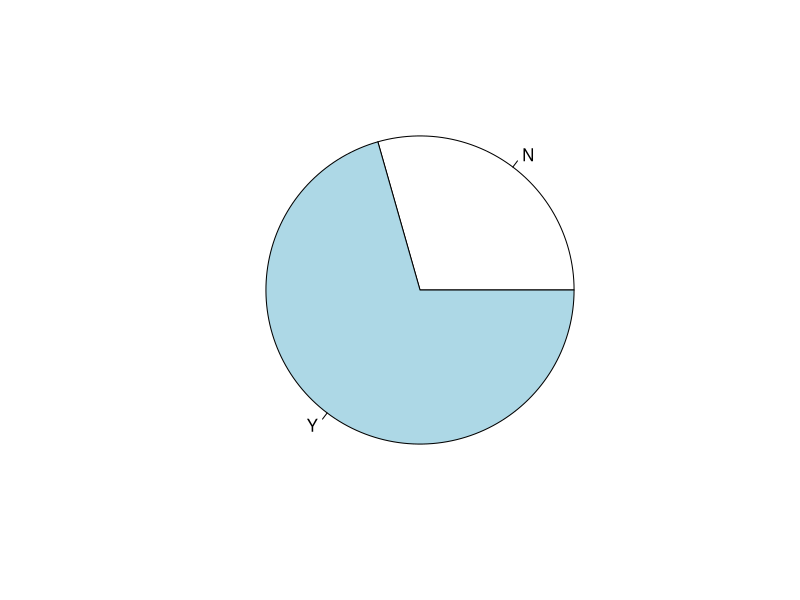

Write the R code that produced this figure.
########################################################################
#          Author: Vaishali Lambe NUID:001286444                       #
########################################################################

#see current working directory
getwd()
#set the working directory
setwd("C:/Users/Admin/Documents/DataScience/R-tutorial")

#save output to console file
sink("output.txt")

#load data from Classdata.csv to R
ClassData<-read.csv("ClassData.csv", header = TRUE)
#display data
ClassData

#########################################################################
#                1. Min, Max, Median, Avg for GPA                       #
#########################################################################

#First way
meanGPA<-mean(ClassData$GPA)
meanGPA  #display
minGPA<-min(ClassData$GPA)
minGPA   #display
maxGPA<-max(ClassData$GPA)
maxGPA   #display
medGPA<-median(ClassData$GPA)
medGPA   #display

#Second way using dplyr
library(dplyr)
meanGPA<-ClassData$GPA %>% mean()
meanGPA  #display  
minGPA<-ClassData$GPA %>% min()
minGPA   #display
maxGPA<-ClassData$GPA %>% max()
maxGPA   #display
medGPA<-ClassData$GPA %>% median()
medGPA   #display

#########################################################################
#          1. Min, Max, Median, Avg for Years of Work Experience        #
#########################################################################

#change name of the column Years of Work Experience to YWEx
names(ClassData)[3]<-"YWEx"
ClassData  #display

#First way
meanYWEx<-mean(ClassData$YWEx)
meanYWEx  #display
minYWEx<-min(ClassData$YWEx)
minYWEx   #display
maxYWEx<-max(ClassData$YWEx)
maxYWEx   #display
medYWEx<-median(ClassData$YWEx)
medYWEx   #display

#Second way using dplyr
meanYWEx<-ClassData$YWEx %>% mean()
meanYWEx  #display
minYWEx<-ClassData$YWEx %>% min()
minYWEx   #display
maxYWEx<-ClassData$YWEx %>% max()
maxYWEx   #display
medYWEx<-ClassData$YWEx %>% median()
medYWEx   #display

#########################################################################
#                      2. mode of a salary latest                       # 
#########################################################################

#chane name of column from latest salary per year to LSPY
names(ClassData)[4]<-"LSPY"
ClassData  #display

# Create the function getmode to calculate mode of latest salary per year
getmode <- function(LSPY) {
  uniqv <- unique(LSPY)
  uniqv[which.max(tabulate(match(LSPY, uniqv)))]
}

modeSalary<-getmode(ClassData$LSPY)
modeSalary   #display

#mode of a salary expected after graduation
#change name of colunm form salary expected after graduation to ESAG
names(ClassData)[9]<-"ESAG"
ClassData   #display

# Create the function to clculate mode of ESAG
getmodeExp <- function(ESAG) {
  uniqv <- unique(ESAG)
  uniqv[which.max(tabulate(match(ESAG, uniqv)))]
}

modeSalaryExp<-getmodeExp(ClassData$ESAG)
modeSalaryExp   #display

#########################################################################
#         3. co-op % of students done co op and didnt do co op          #
#########################################################################

#change name of the colunm from coop internship Y/N to Coop 
names(ClassData)[7]<-"Coop"
ClassData  #display

#convert all 'y' to 'Y'
ClassData <- mutate_each(ClassData, funs(toupper))
ClassData  #display
#create vector Coop
Coop <- c(ClassData$Coop)

#percentage of people dont have co op
Non_Coop<- (table(Coop)[1]/length(ClassData$Coop)) * 100
round(Non_Coop,2)

#percentage of people on co op
On_Coop<- (table(Coop)[2]/length(ClassData$Coop)) * 100
round(On_Coop,2)

#pie chart to display number of students on co op and not on co-op
Coop_counts<-table(Coop)
pie(Coop_counts)

#########################################################################
#     4. No of students with more than 500 LinkedIn contacts            #
#########################################################################
MoreContacts<-filter(ClassData,ClassData$Number.of.contacts.on.Linkedin>500)
MoreContacts
#number of people having more than 500 contacts
count(MoreContacts)

#########################################################################
#     5.Find the Inter Quartile Range for the Expected Salary Range     #
#########################################################################

#first way of IQR
IQR_ESAG<-IQR(ClassData$ESAG)
IQR_ESAG  # display 


